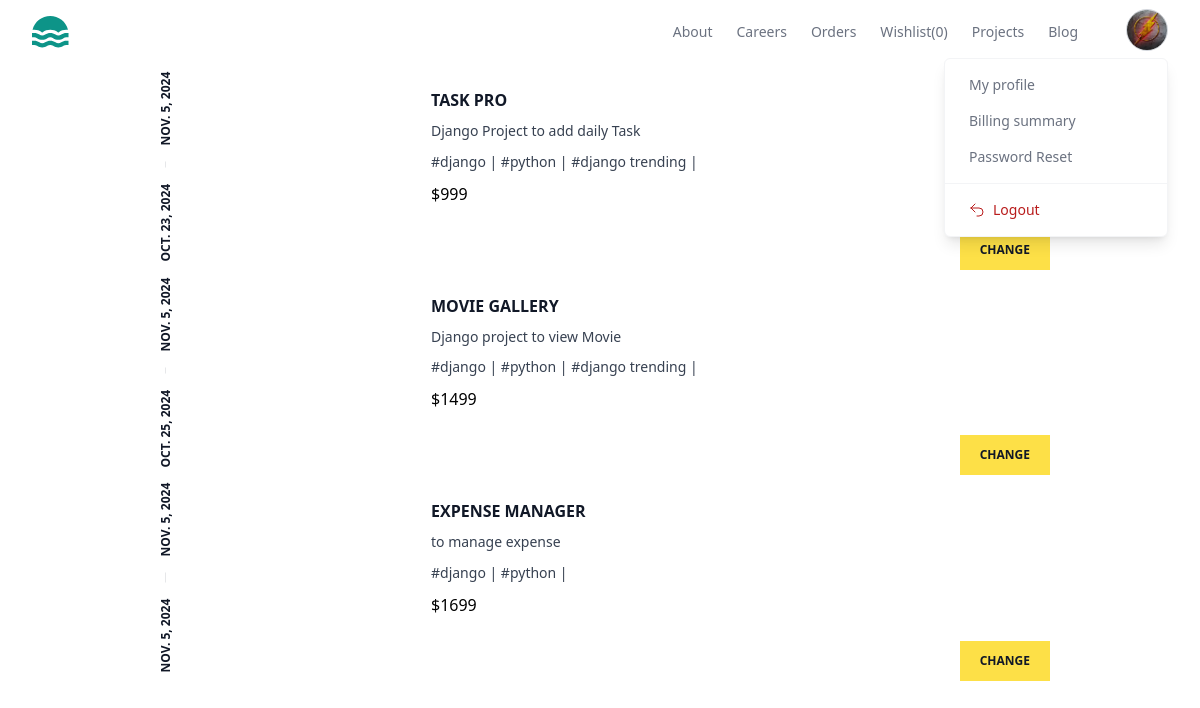
/project/myproject/ (signed in), run on the app's committed database.
### store/models.py (models this page shows, shortened)
class BaseModel(models.Model):
    created_date=models.DateTimeField(auto_now_add=True)
    updated_date=models.DateTimeField(auto_now=True)
    is_active=models.BooleanField(default=True)

class UserProfile(BaseModel):
    bio=models.CharField(max_length=200,null=True)
    profile_picture=models.ImageField(upload_to="profilepictures",null=True,blank=True,default="profilepictures/default.png")
    phone=models.CharField(max_length=200,null=True)
    owner=models.OneToOneField(User,on_delete=models.CASCADE,related_name="profile")

class Project(BaseModel):
    title=models.CharField(max_length=200)
    description=models.TextField()
    preview_image=models.ImageField(upload_to="previewimages",null=True,blank=True)
    price=models.PositiveIntegerField()
    developer=models.ForeignKey(User,on_delete=models.CASCADE)
    files=models.FileField(upload_to="projects",null=True,blank=True)
    tag_objects=models.ManyToManyField(Tag,null=True)
    thumbnail=EmbedVideoField()

class BaseModel(models.Model):
    created_date=models.DateTimeField(auto_now_add=True)
    updated_date=models.DateTimeField(auto_now=True)
    is_active=models.BooleanField(default=True)

class Tag(BaseModel):
    title=models.CharField(max_length=200)

### store/views.py (the view)
# urls.py: path('project/myproject/',views.MyProjectView.as_view(),name="my-works"),
@method_decorator(decs,name="dispatch")
class MyProjectView(View):
    template_name="my_project_list.html"
    def get(self,request,*args,**kwargs):
        qs=Project.objects.filter(developer=request.user)
        return render(request,self.template_name,{"data":qs})

### store/context_processors.py (called while the page is built)
def wishlist_item_count(request):
    count=0
    if request.user.is_authenticated:
        count=request.user.basket.basket_item.filter(is_order_placed=False).count()
    return {"cartitem_count":count}

### store/templates/my_project_list.html (shortened to what this page needs)
{%extends 'base.html'%}
{% load embed_video_tags %}
{%block main_block%}
<div class="w-3/4 mx-auto">
    {%for p in data%}
    <article class="flex bg-white transition hover:shadow-xl">
        <div class="rotate-180 p-2 [writing-mode:_vertical-lr]">
          <time
            datetime="2022-10-10"
            class="flex items-center justify-between gap-4 text-xs font-bold uppercase text-gray-900"
          >
            <span>{{p.created_date | date}}</span>
            <span>{{p.updated_date | date}}</span>
          </time>
        </div>
        <div class="hidden sm:block sm:basis-56">
        </div>
        <div class="flex flex-1 flex-col justify-between">
          <div class="border-s border-gray-900/10 p-4 sm:border-l-transparent sm:p-6">
            <a href="#">
              <h3 class="font-bold uppercase text-gray-900">
                    {{p.title}}
              </h3>
            </a>
            <p class="mt-2 line-clamp-3 text-sm/relaxed text-gray-700">
                {{p.description}}
            </p>
            <p class="mt-2 line-clamp-3 text-sm/relaxed text-gray-700">
                {%for t in p.tag_objects.all%}
                    #{{t.title}} |
                {%endfor%}
            </p>
            <p class="mt-2 ">
                ${{p.price}}
            </p>
          </div>
          <div class="sm:flex sm:items-end sm:justify-end">
            <a
              href="{%url 'project-update' p.id%}"
              class="block bg-yellow-300 px-5 py-3 text-center text-xs font-bold uppercase text-gray-900 transition hover:bg-yellow-400"
            >
              Change
            </a>
          </div>
        </div>
      </article>
    {%endfor%}
</div>
{%endblock%}

### store/templates/base.html (shortened to what this page needs)
<!DOCTYPE html>
<html lang="en">
<head>
    <script src="https://cdn.tailwindcss.com"></script>
</head>
<body>
    <header class="bg-white">
        <div class="mx-auto max-w-screen-xxl px-4 sm:px-6 lg:px-8">
          <div class="flex h-16 items-center justify-between">
            <div class="flex-1 md:flex md:items-center md:gap-12">
              <a class="block text-teal-600" href="{%url 'index'%}">
              </a>
            </div>
            <div class="md:flex md:items-center md:gap-12">
              <nav aria-label="Global" class="hidden md:block">
                <ul class="flex items-center gap-6 text-sm">
                  <li>
                    <a class="text-gray-500 transition hover:text-gray-500/75" href="#"> About </a>
                  </li>
                  <li>
                    <a class="text-gray-500 transition hover:text-gray-500/75" href="#"> Careers </a>
                  </li>
                  <li>
                    <a class="text-gray-500 transition hover:text-gray-500/75" href="{%url 'orders'%}"> Orders </a>
                  </li>
                  <li>
                    <a class="text-gray-500 transition hover:text-gray-500/75" href="{%url 'wishlist'%}"> Wishlist({{cartitem_count}}) </a>
                  </li>
                  <li>
                    <a class="text-gray-500 transition hover:text-gray-500/75" href="{%url 'my-works'%}"> Projects </a>
                  </li>
                  <li>
                    <a class="text-gray-500 transition hover:text-gray-500/75" href="#"> Blog </a>
                  </li>
                </ul>
              </nav>
              <div class="hidden md:relative md:block">
                <button
                  type="button"
                  class="overflow-hidden rounded-full border border-gray-300 shadow-inner"
                >
                  <img
                    src="{{request.user.profile.profile_picture.url}}"
                    alt=""
                    class="size-10 object-cover"
                  />
                </button>
                <div
                  class="absolute end-0 z-10 mt-0.5 w-56 divide-y divide-gray-100 rounded-md border border-gray-100 bg-white shadow-lg"
                  role="menu"
                >
                  <div class="p-2">
                    <a
                      href="{%url 'profile-edit'%}"
                      class="block rounded-lg px-4 py-2 text-sm text-gray-500 hover:bg-gray-50 hover:text-gray-700"
                      role="menuitem"
                    >
                      My profile
                    </a>
                    <a
                      href="#"
                      class="block rounded-lg px-4 py-2 text-sm text-gray-500 hover:bg-gray-50 hover:text-gray-700"
                      role="menuitem"
                    >
                      Billing summary
                    </a>
                    <a
                      href="{%url 'reset'%}"
                      class="block rounded-lg px-4 py-2 text-sm text-gray-500 hover:bg-gray-50 hover:text-gray-700"
                      role="menuitem"
                    >
                      Password Reset
                    </a>
                  </div>
                  <div class="p-2">
                    <form method="POST" action="#">
                      <a
                        href="{%url 'logout'%}"
                        type="submit"
                        class="flex w-full items-center gap-2 rounded-lg px-4 py-2 text-sm text-red-700 hover:bg-red-50"
                        role="menuitem"
                      >
                        <svg
                          xmlns="http://www.w3.org/2000/svg"
                          fill="none"
                          viewBox="0 0 24 24"
                          stroke-width="1.5"
                          stroke="currentColor"
                          class="size-4"
                        >
                          <path
                            stroke-linecap="round"
                            stroke-linejoin="round"
                            d="M9 15 3 9m0 0 6-6M3 9h12a6 6 0 0 1 0 12h-3"
                          />
                        </svg>
                        Logout
                      </a>
                    </form>
                  </div>
                </div>
              </div>
            </div>
          </div>
        </div>
      </header>
    {%block main_block%}
    {%endblock%}
</body>
</html>

### data on the page
Project: created_date "OCT. 23, 2024", updated_date "NOV. 5, 2024", title "TASK PRO", description "Django Project to add daily Task", price "999"
Tag: title "django"
Tag: title "python"
Tag: title "django trending"
Project: created_date "OCT. 25, 2024", updated_date "NOV. 5, 2024", title "MOVIE GALLERY", description "Django project to view Movie", price "1499"
Project: created_date "NOV. 5, 2024", updated_date "NOV. 5, 2024", title "EXPENSE MANAGER", description "to manage expense", price "1699"

### other printed values
{{ cartitem_count }} "0"
